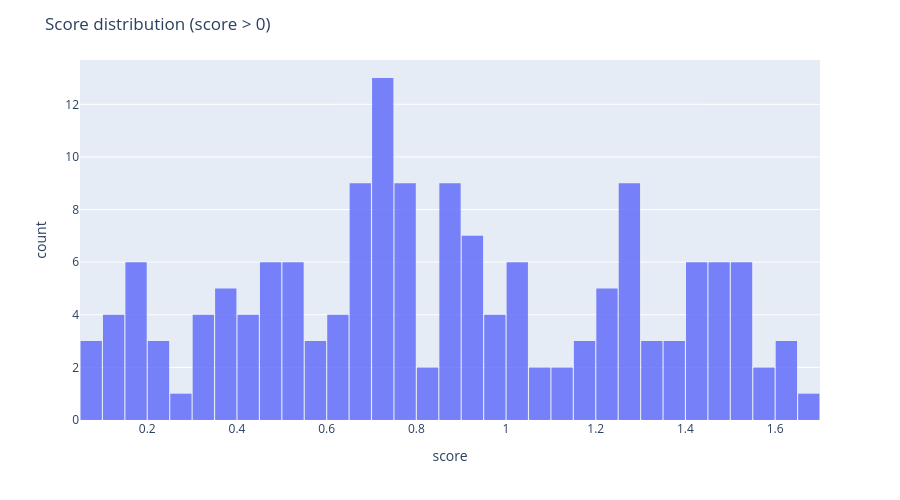

The code cell stored with this chart in its notebook:
### Markdown cell above
## Score Distribution Histogram

### Code cell
summary_plot = summary[summary["score"] > 0].copy()

fig = px.histogram(
    summary_plot,
    x="score",
    nbins=50,
    labels={"score": "score"},
    opacity=0.85,
)

fig.update_layout(
    width=900,
    height=500,
    title="Score distribution (score > 0)",
    bargap=0.05
)

fig.show()

### Figure 1 — Plotly figure (JSON) as saved in the notebook; plotly's stock layout.template omitted (floating-point values rounded to 4 significant figures; data arrays with more than 128 entries replaced by an {"elided": "..."} marker saying what was removed)
{"data": [{"bingroup": "x", "hovertemplate": "score=%{x}<br>count=%{y}<extra></extra>", "legendgroup": "", "marker": {"color": "#636efa", "opacity": 0.85, "pattern": {"shape": ""}}, "name": "", "nbinsx": 50, "orientation": "v", "showlegend": false, "type": "histogram", "x": {"elided": "159 float values"}, "xaxis": "x", "yaxis": "y"}], "layout": {"bargap": 0.05, "barmode": "relative", "height": 500, "legend": {"tracegroupgap": 0}, "margin": {"t": 60}, "title": {"text": "Score distribution (score > 0)"}, "width": 900, "xaxis": {"anchor": "y", "domain": [0, 1], "title": {"text": "score"}}, "yaxis": {"anchor": "x", "domain": [0, 1], "title": {"text": "count"}}}}
